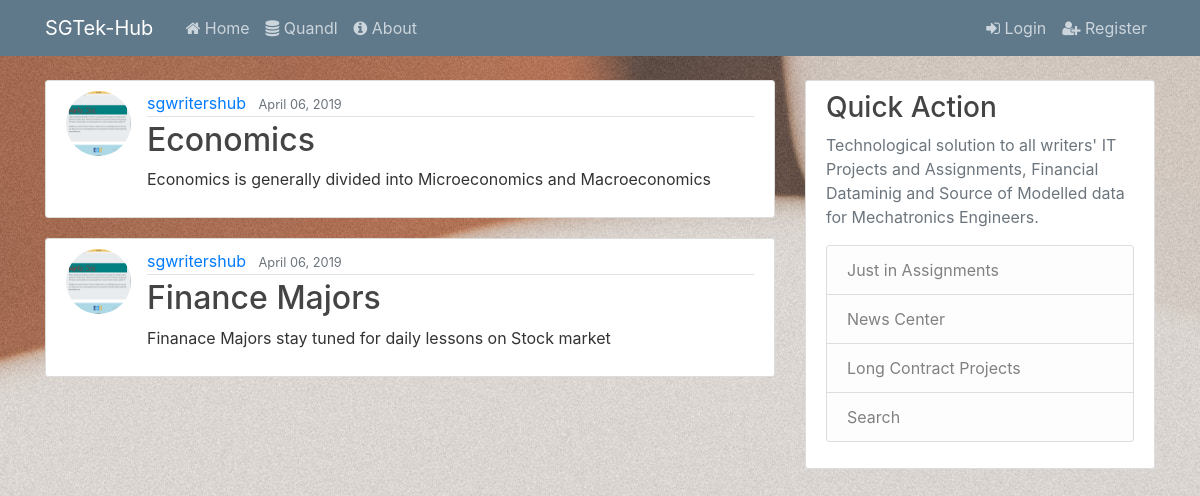
Before: / with the older database file.
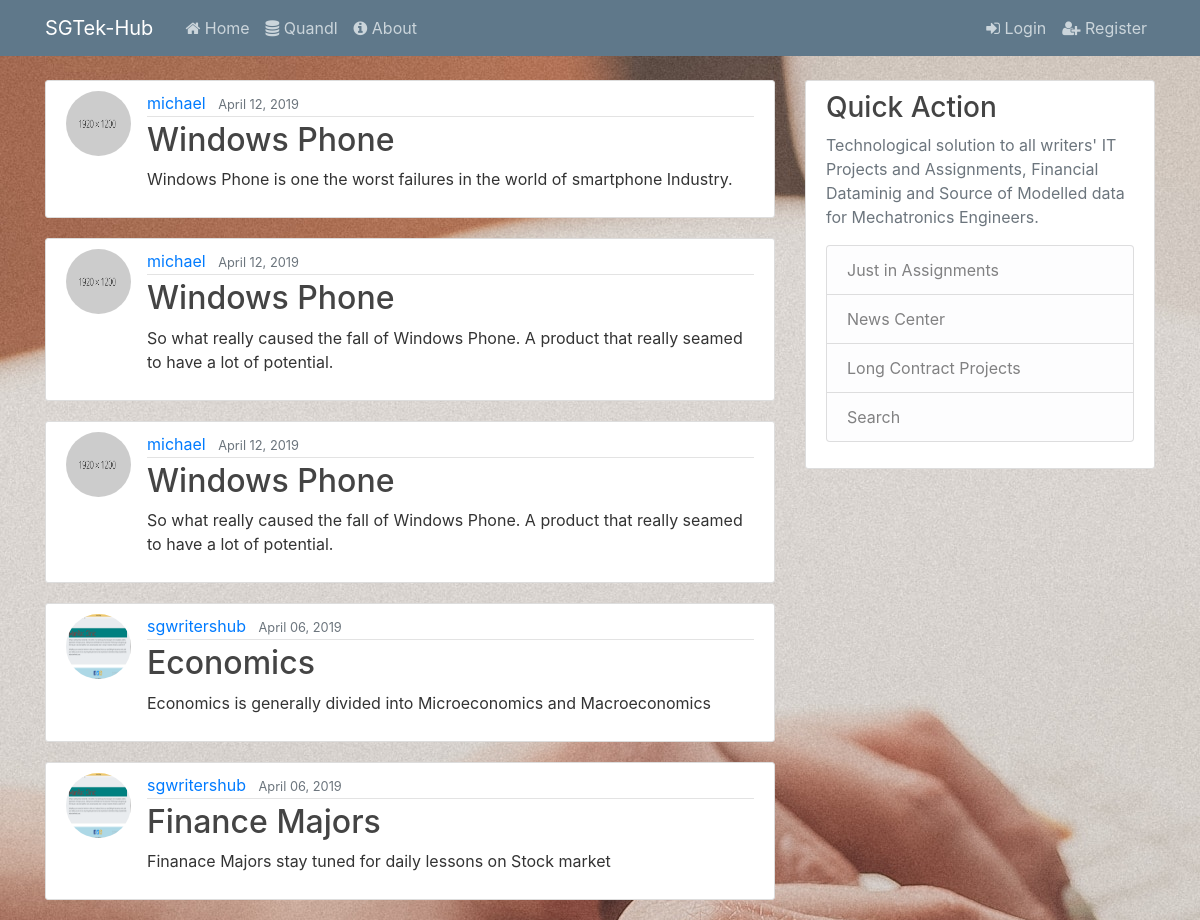
After: the same page with the newer database file.
### blog/models.py (models this page shows, shortened)
class Post(models.Model):
    title = models.CharField(max_length=100)
    content = models.TextField()
    date_posted = models.DateTimeField(default=timezone.now)
    author = models.ForeignKey(User, on_delete=models.CASCADE)

### users/models.py (models this page shows, shortened)
class Profile(models.Model):
    user = models.OneToOneField(User, on_delete=models.CASCADE)
    image = models.ImageField(default='profile.png', upload_to='profile_pics')
    phone = models.CharField(max_length=13)
    county = models.CharField(max_length=20)

### blog/views.py (the view)
# urls.py: path('', HomeListView.as_view(), name='blog-home'),
class HomeListView(ListView):
    model = Post
    context_object_name = 'posts'
    template_name = 'blog/home.html'
    ordering = ['-date_posted']

### blog/templates/blog/home.html (shortened to what this page needs)
{% extends 'blog/base.html' %}
{% load static %}
{% block body %}
  {% for post in posts %}
  <article class="media content-section">
    <img class="rounded-circle article-img"src="{{ post.author.profile.image.url }}" alt="Author's Image">
    <div class="media-body">
      <div class="article-metadata">
        <a class="mr-2" href="#">{{ post.author }}</a>
        <small class="text-muted">{{ post.date_posted|date:"F d, Y" }}</small>
      </div>
      <h2><a class="article-title" href="#">{{ post.title }}</a></h2>
      <p class="article-content">{{ post.content }}</p>
    </div>
</article>
  {% endfor %}
{% endblock %}

### blog/templates/blog/base.html (shortened to what this page needs)
{% load static %}
<!DOCTYPE html>
<html lang="en" dir="ltr">
  <head>
    <link href="https://stackpath.bootstrapcdn.com/font-awesome/4.7.0/css/font-awesome.min.css" rel="stylesheet">
    <link rel="stylesheet" href="https://stackpath.bootstrapcdn.com/bootstrap/4.3.1/css/bootstrap.min.css">
    <link rel="stylesheet" href="{% static 'blog/css/main.css' %}">
  </head>
  <body>
    {% include 'blog/navbar.html' %}
    <main role="main" class="container">
      <div class="row">
        <div class="col-md-8">
          {% block body %}{% endblock %}
        </div>
        <div class="col-md-4">
          <div class="content-section">
            <h3>Quick Action</h3>
            <p class='text-muted'>Technological solution to all writers' IT Projects and Assignments, Financial Dataminig and Source of Modelled data for Mechatronics Engineers.
              <ul class="list-group">
                <li class="list-group-item list-group-item-light">Just in Assignments</li>
                <li class="list-group-item list-group-item-light">News Center</li>
                <li class="list-group-item list-group-item-light">Long Contract Projects</li>
                <li class="list-group-item list-group-item-light">Search</li>
              </ul>
            </p>
          </div>
          </div>
        </div>
    </main>
  </body>
</html>

### blog/templates/blog/navbar.html (shortened to what this page needs)
<header class="site-header">
    <nav class="navbar navbar-expand-md navbar-dark bg-steel fixed-top">
        <div class="container">
            <a class="navbar-brand mr-4" href="{% url 'blog-home' %}">SGTek-Hub</a>
            <div class="collapse navbar-collapse" id="navbarToggle">
                <div class="navbar-nav mr-auto">
                    <a class="nav-item nav-link" href="{% url 'blog-home' %}"><i class="fa fa-home"></i>  Home</a>
                    <a class="nav-item nav-link" href="{% url 'blog-about' %}"><i class="fa fa-database" aria-hidden="true"></i> Quandl</a>
                    <a class="nav-item nav-link" href="{% url 'blog-about' %}"><i class="fa fa-info-circle" aria-hidden="true"></i> About</a>
                </div>
                <div class="navbar-nav">
                    {% if request.user.is_authenticated %} {% if request.path == '/' %}
                    <a href="{% url 'post-create' %}" class="nav-item nav-link"><i class="fa fa-sticky-note-o" aria-hidden="true"></i> New Post</a> {% endif %}
                    <a href="{% url 'profile' %}" class="nav-item nav-link"><i class="fa fa-user" aria-hidden="true"></i> Profile</a>
                    <a href="{% url 'logout' %}" class="nav-item nav-link"><i class="fa fa-sign-out" aria-hidden="true"></i> Logout</a> {% else %}
                    <a class="nav-item nav-link" href="{% url 'login' %}"> <i class="fa fa-sign-in" aria-hidden="true"></i> Login</a>
                    <a class="nav-item nav-link" href="{% url 'register' %}"><i class="fa fa-user-plus" aria-hidden="true"></i> Register</a> {% endif %}
                </div>
            </div>
        </div>
    </nav>
</header>

### blog/static/blog/css/main.css (style rules this page uses)
body { background: #fafafa; background-image: url('bg.jpg'); color: #333333; margin-top: 5rem; }
h1, h2, h3, h4, h5, h6 { color: #444444; }
ul { margin: 0; }
.bg-steel { background-color: #5f788a; }
.site-header .navbar-nav .nav-link { color: #cbd5db; }
.content-section { background: #ffffff; padding: 10px 20px; border: 1px solid #dddddd; border-radius: 3px; margin-bottom: 20px; }
.article-title { color: #444444; }
.article-content { white-space: pre-line; }
.article-img { height: 65px; width: 65px; margin-right: 16px; }
.article-metadata { padding-bottom: 1px; margin-bottom: 4px; border-bottom: 1px solid #e3e3e3 }

Changed rows visible on the page:
added Post: author.profile.image (placeholder picture), author "michael", date_posted "April 12, 2019", title "Windows Phone", content "Windows Phone is one the worst failures in the world of smartphone Industry."
added Post: author.profile.image (placeholder picture), author "michael", date_posted "April 12, 2019", title "Windows Phone", content "So what really caused the fall of Windows Phone. A product that really seamed to have a lot of potential."
added Post: author.profile.image (placeholder picture), author "michael", date_posted "April 12, 2019", title "Windows Phone", content "So what really caused the fall of Windows Phone. A product that really seamed to have a lot of potential."
